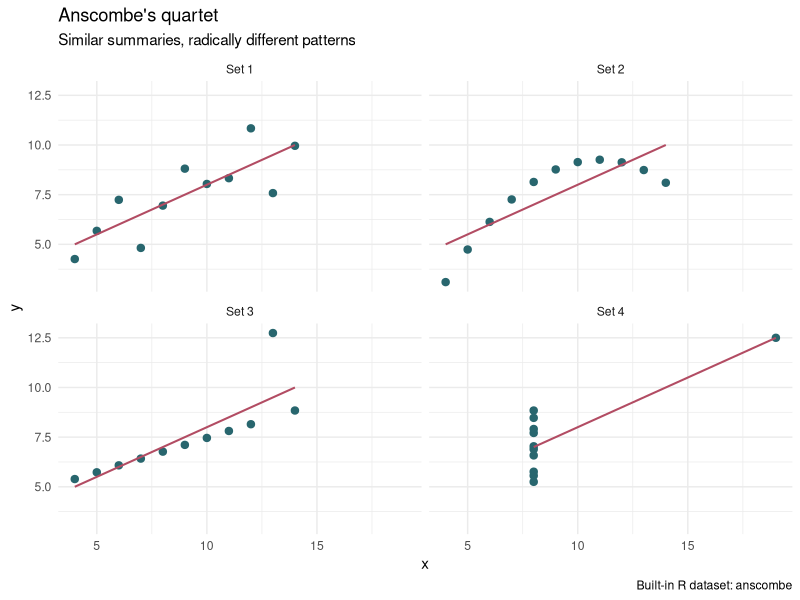
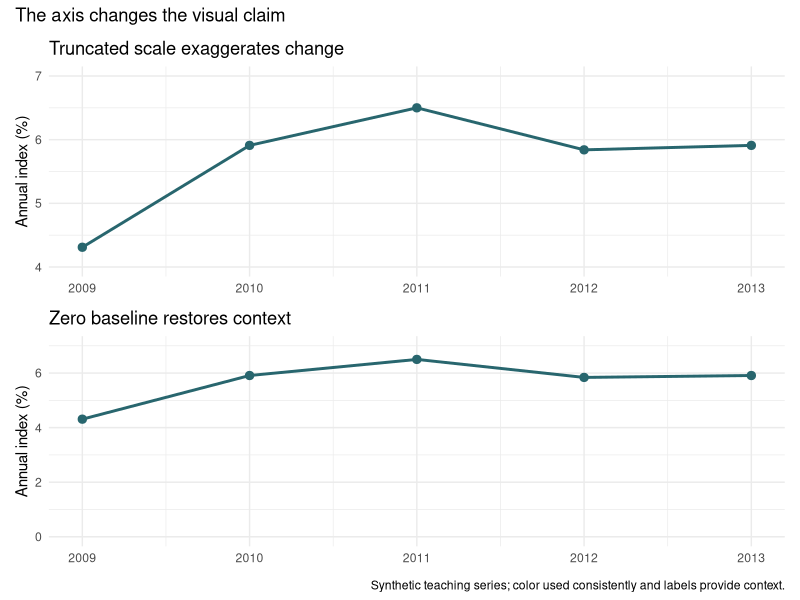

The R script that drew these images, in order:
required <- c("dplyr", "ggplot2", "readr", "tidyr", "patchwork")
missing <- required[!vapply(required, requireNamespace, logical(1), quietly = TRUE)]
if (length(missing)) stop("Missing packages: ", paste(missing, collapse = ", "))
suppressPackageStartupMessages({library(dplyr); library(ggplot2); library(readr); library(tidyr); library(patchwork)})
dir.create("results/tables", recursive = TRUE, showWarnings = FALSE); dir.create("results/figures", recursive = TRUE, showWarnings = FALSE)
anscombe_long <- bind_rows(lapply(1:4, function(i) tibble(set = paste("Set", i), x = anscombe[[paste0("x", i)]], y = anscombe[[paste0("y", i)]])))
anscombe_stats <- anscombe_long %>% group_by(set) %>% summarise(across(c(x,y), list(mean=mean, sd=sd)), correlation=cor(x,y), .groups="drop")
write_csv(anscombe_stats, "results/tables/anscombe_summary.csv")
p_ans <- ggplot(anscombe_long, aes(x,y)) + geom_point(color="#28666E", size=2.2) + geom_smooth(method="lm", se=FALSE, color="#B24C63", linewidth=.7) + facet_wrap(~set, ncol=2) + labs(title="Anscombe's quartet", subtitle="Similar summaries, radically different patterns", caption="Built-in R dataset: anscombe") + theme_minimal(base_size=11)
ipca <- tibble(year=2009:2013, value=c(4.31,5.91,6.50,5.84,5.91))
base_plot <- ggplot(ipca, aes(year,value)) + geom_line(color="#28666E", linewidth=1) + geom_point(color="#28666E", size=2.5) + scale_x_continuous(breaks=ipca$year) + labs(x=NULL,y="Annual index (%)") + theme_minimal(base_size=11)
p_bad <- base_plot + coord_cartesian(ylim=c(4,7)) + labs(title="Truncated scale exaggerates change")
p_good <- base_plot + coord_cartesian(ylim=c(0,7)) + labs(title="Zero baseline restores context")
ggsave("results/figures/anscombe_quartet.png", p_ans, width=8, height=6, dpi=240, bg="white")
ggsave("results/figures/honest_vs_truncated_scale.png", p_bad / p_good + plot_annotation(title="The axis changes the visual claim", caption="Synthetic teaching series; color used consistently and labels provide context."), width=8, height=8, dpi=240, bg="white")
cat("Visualization activities complete: Anscombe, Datasaurus principle, axis integrity, purposeful color, chart choice, complete context.\n")
